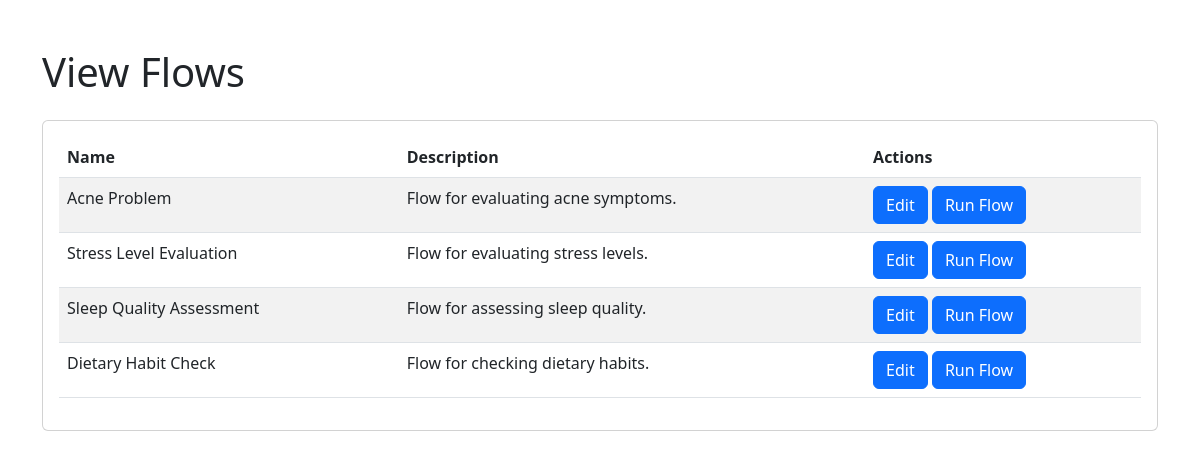
Before: /flows/ with the older database file.
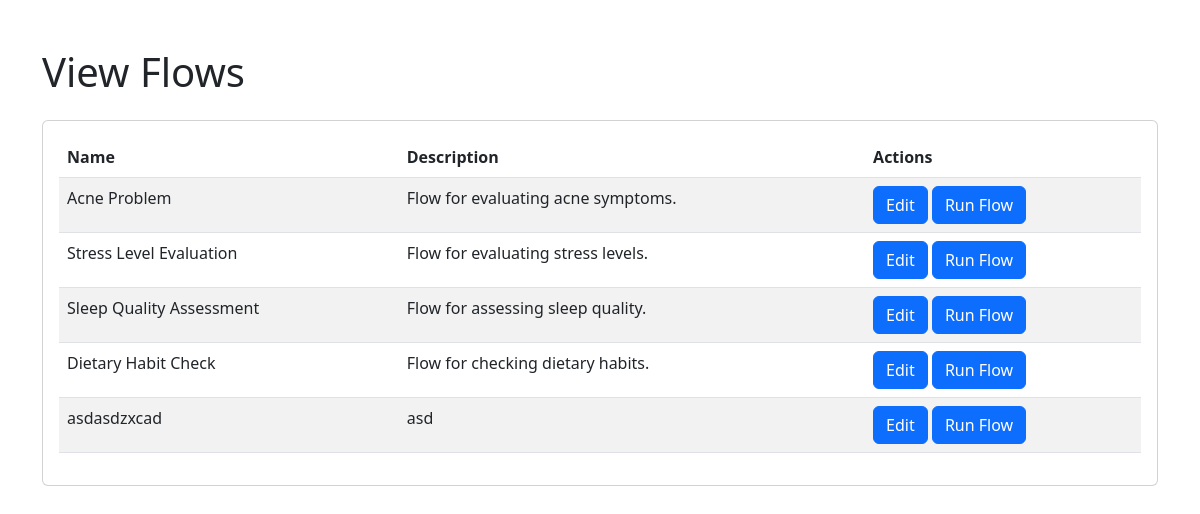
After: the same page with the newer database file.
### ChabotFeature/models.py (models this page shows)
class Flow(models.Model):
    name = models.CharField(max_length=100)
    description = models.TextField()

### ChabotFeature/views.py (the view)
# urls.py: path('flows/', flow_view, name='flow_view'),
def flow_view(request):
    flows = Flow.objects.all()
    return render(request, 'ChabotFeature/flowview.html', {'flows': flows})

### ChabotFeature/templates/ChabotFeature/flowview.html (shortened to what this page needs)
{% extends 'base.html' %}
{% block content %}
<div class="container mt-5">
    <h1>View Flows</h1>
    <div class="card mt-4">
        <div class="card-body">
            <table id="flowsTable" class="table table-striped">
                <thead>
                    <tr>
                        <th>Name</th>
                        <th>Description</th>
                        <th>Actions</th>
                    </tr>
                </thead>
                <tbody>
                    {% for flow in flows %}
                    <tr>
                        <td>{{ flow.name }}</td>
                        <td>{{ flow.description }}</td>
                        <td>
                            <a href="{% url "edit_flow" flow.id %}" class="btn btn-primary edit-btn">Edit</a>
                            <a href="{% url 'run_flow' flow.id %}" class="btn btn-primary">Run Flow</a>
                        </td>
                    </tr>
                    {% endfor %}
                </tbody>
            </table>
        </div>
    </div>
</div>
{% endblock %}

Changed rows visible on the page:
added Flow: name "asdasdzxcad", description "asd"
